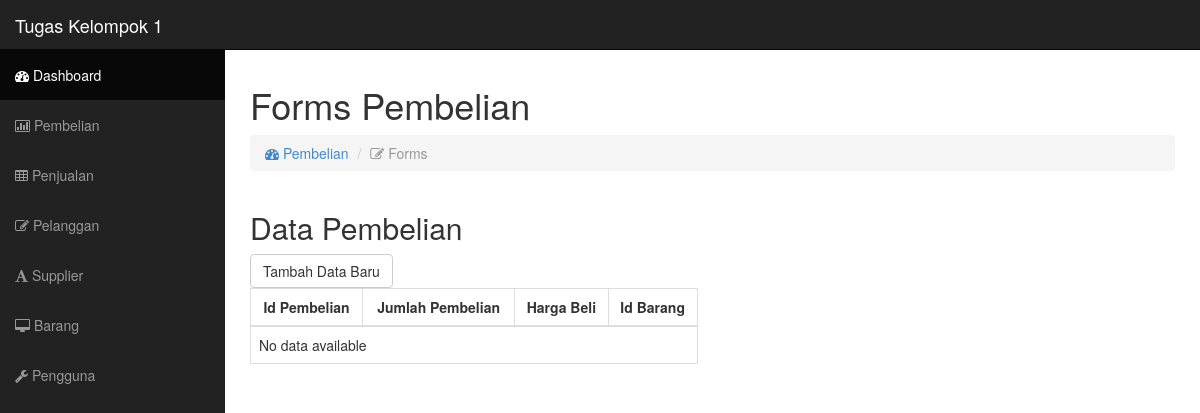
/pembelian.php, run on an earlier commit of the app's database.
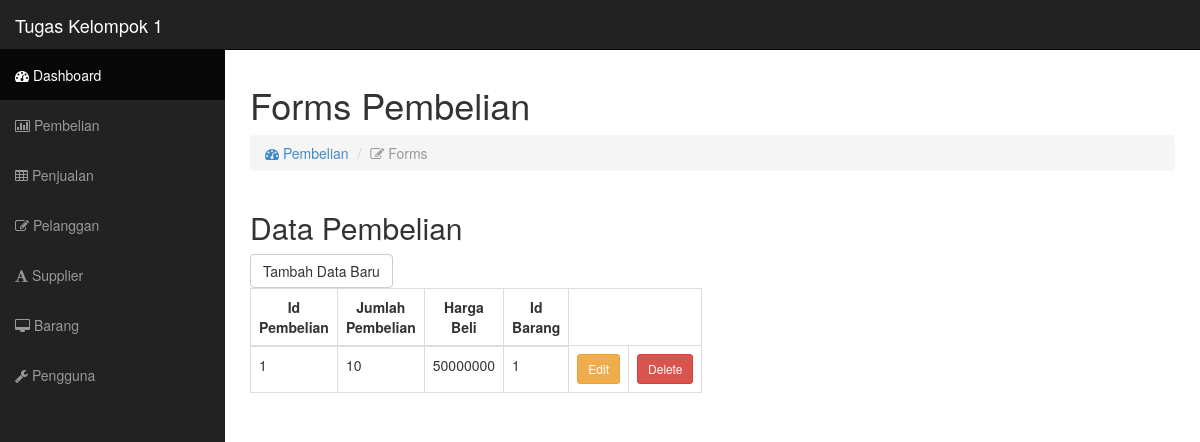
And on a later commit of the database.
### tables this page shows
CREATE TABLE `pembelian` (
  `idpembelian` int(11) NOT NULL,
  `jumlahpembelian` int(11) NOT NULL,
  `hargabeli` int(11) NOT NULL,
  `idbarang` int(11) NOT NULL
);

### pembelian_controller.php (called while the page is built, shortened)
<?php
include "config.php";
function get_data_pembelian()
{
    global $conn;
    $sql = "SELECT * FROM pembelian";
    $result = $conn->query($sql);
    return $result;
}
?>

### pembelian.php (the view, shortened to what this page needs)
<?php
include "config.php";
require_once 'pembelian_controller.php';
?>
<!DOCTYPE html>
<html lang="en">
<head>
  <link href="css/bootstrap.css" rel="stylesheet">
  <link href="css/sb-admin.css" rel="stylesheet">
  <link rel="stylesheet" href="font-awesome/css/font-awesome.min.css">
</head>
<body>
  <div id="wrapper">
    <nav class="navbar navbar-inverse navbar-fixed-top" role="navigation">
      <div class="navbar-header">
        <a class="navbar-brand" href="index.php">Tugas Kelompok 1</a>
      </div>
      <div class="collapse navbar-collapse navbar-ex1-collapse">
        <ul class="nav navbar-nav side-nav">
          <li class="active"><a href="index.php"><i class="fa fa-dashboard"></i> Dashboard</a></li>
          <li><a href="pembelian.php"><i class="fa fa-bar-chart-o"></i> Pembelian</a></li>
          <li><a href="penjualan.php"><i class="fa fa-table"></i> Penjualan</a></li>
          <li><a href="pelanggan.php"><i class="fa fa-edit"></i> Pelanggan</a></li>
          <li><a href="supplier.php"><i class="fa fa-font"></i> Supplier</a></li>
          <li><a href="barang.php"><i class="fa fa-desktop"></i> Barang</a></li>
          <li><a href="pengguna.php"><i class="fa fa-wrench"></i> Pengguna</a></li>
      </div>
    </nav>
    <div id="page-wrapper">
      <div class="row">
        <div class="col-lg-12">
          <h1>Forms Pembelian</h1>
          <ol class="breadcrumb">
            <li><a href="index.html"><i class="fa fa-dashboard"></i> Pembelian</a></li>
            <li class="active"><i class="fa fa-edit"></i> Forms</li>
          </ol>
        </div>
        <div class="col-lg-6">
          <h2>Data Pembelian</h2>
          <div class="table-responsive">
            <button type="button" class="btn btn-default" id="btnTambahData">Tambah Data Baru</button>
            <table class="table table-bordered table-hover tablesorter" id="tableDataPelanggan">
              <thead>
                <tr>
                  <th class="text-center">Id Pembelian</th>
                  <th class="text-center">Jumlah Pembelian</th>
                  <th class="text-center">Harga Beli</th>
                  <th class="text-center">Id Barang</th>
                </tr>
              </thead>
              <tbody>
                <?php
                $barangData = get_data_pembelian();
                if ($barangData->num_rows > 0) {
                  while ($row = $barangData->fetch_assoc()) {
                    echo "<tr>";
                    echo "<td>" . $row["idpembelian"] . "</td>";
                    echo "<td>" . $row["jumlahpembelian"] . "</td>";
                    echo "<td>" . $row["hargabeli"] . "</td>";
                    echo "<td>" . $row["idbarang"] . "</td>";
                    echo "<td><a class='btn btn-warning btn-sm' onclick='showEditForm(" . $row["idpembelian"] . ")'>Edit</a></td>";
                    echo "<td><a href='pembelian_controller.php?delete_id=" . $row["idpembelian"] . "' class='btn btn-danger btn-sm' name='delete' onclick='return confirm(\"Are you sure you want to delete this record?\");'>Delete</a></td>";
                    echo "</tr>";
                  }
                } else {
                  echo "<tr><td colspan='6'>No data available</td></tr>";
                }
                ?>
              </tbody>
            </table>
          </div>
          <div class="col-lg-6">
          </div>
        </div>
      </div>
    </div>
  </div>
</body>
</html>

What changed in the data, as far as the page shows it:
added pembelian: idpembelian "1", jumlahpembelian "10", hargabeli "50000000", idbarang "1"
Also different on the page:
text no longer shown: "No data available"
